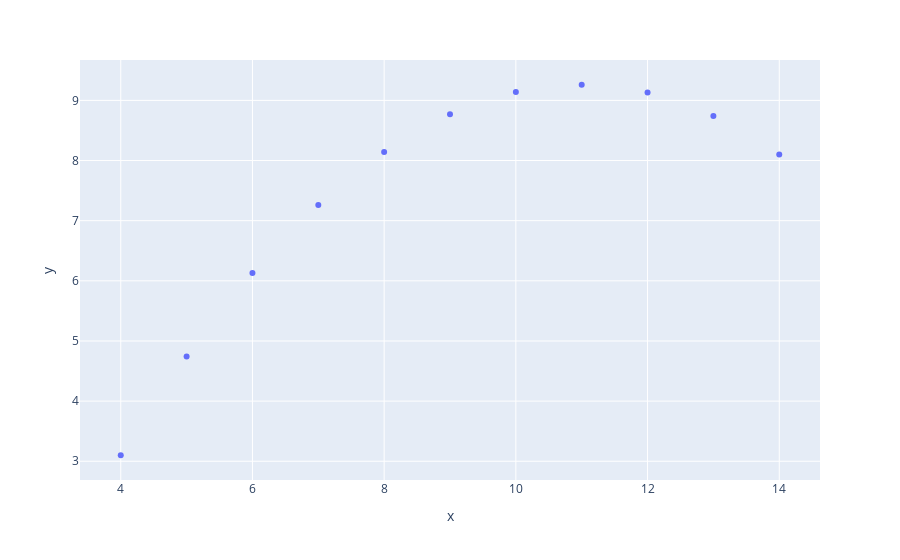

Here is the notebook cell this chart was saved with:
### Code cell
px.scatter(
    df.query("dataset =='II'"),
    x="x",
    y="y"
    )

### Figure 1 — Plotly figure (JSON) as saved in the notebook; plotly's stock layout.template omitted (floating-point values rounded to 4 significant figures)
{"data": [{"hovertemplate": "x=%{x}<br>y=%{y}<extra></extra>", "legendgroup": "", "marker": {"color": "#636efa", "symbol": "circle"}, "mode": "markers", "name": "", "orientation": "v", "showlegend": false, "type": "scatter", "x": [10.0, 8.0, 13.0, 9.0, 11.0, 14.0, 6.0, 4.0, 12.0, 7.0, 5.0], "xaxis": "x", "y": [9.14, 8.14, 8.74, 8.77, 9.26, 8.1, 6.13, 3.1, 9.13, 7.26, 4.74], "yaxis": "y"}], "layout": {"legend": {"tracegroupgap": 0}, "margin": {"t": 60}, "xaxis": {"anchor": "y", "domain": [0, 1], "title": {"text": "x"}}, "yaxis": {"anchor": "x", "domain": [0, 1], "title": {"text": "y"}}}}
